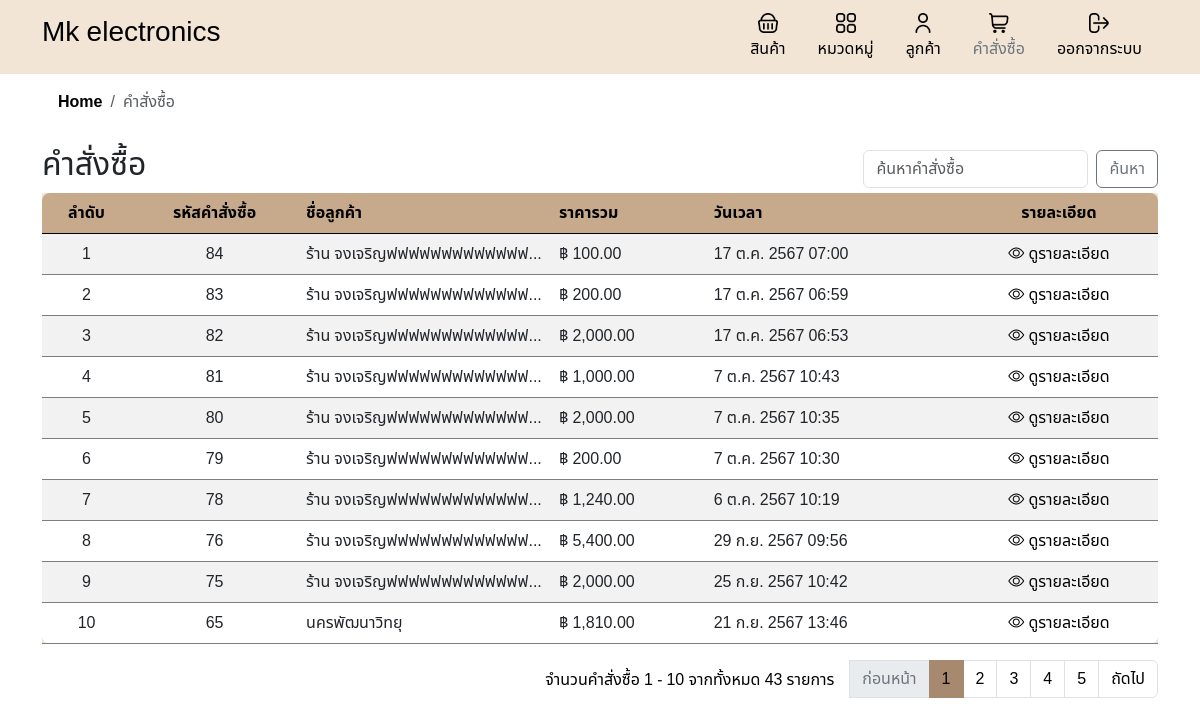
/order.php (signed in), run on the app's committed database.
### tables this page shows
CREATE TABLE `orders` (
  `order_id` int(11) NOT NULL,
  `customer_id` int(11) NOT NULL,
  `total_price` decimal(10,2) NOT NULL,
  `order_date` timestamp NOT NULL DEFAULT current_timestamp(),
  `company_id` int(11) DEFAULT NULL,
  `discount` decimal(10,2) DEFAULT NULL,
  `tax_rate` decimal(5,2) DEFAULT NULL
);

CREATE TABLE `customers` (
  `customer_id` int(11) NOT NULL,
  `customer_name` varchar(100) NOT NULL,
  `address` varchar(255) DEFAULT NULL,
  `district` varchar(100) DEFAULT NULL,
  `city` varchar(100) DEFAULT NULL,
  `province` varchar(100) DEFAULT NULL,
  `phonenumber` varchar(10) DEFAULT NULL,
  `created_at` timestamp NOT NULL DEFAULT current_timestamp()
);

### inc/functions.php (called while the page is built, shortened)
<?php
function formatThaiDate($timestamp, $short = false) {
    $thai_months = array(
        1 => 'ม.ค.', 'ก.พ.', 'มี.ค.', 'เม.ย.', 'พ.ค.', 'มิ.ย.',
        'ก.ค.', 'ส.ค.', 'ก.ย.', 'ต.ค.', 'พ.ย.', 'ธ.ค.'
    );
    $date = date('j', $timestamp);
    $month = $thai_months[date('n', $timestamp)];
    $year = date('Y', $timestamp) + 543;
    if ($short) {
        return "$date $month";
    } else {
        $time = date('H:i', $timestamp);
        return "$date $month $year $time";
    }
}
?>

### order.php (the view, shortened to what this page needs)
<?php
include 'header.php';
include 'db.php';
include 'inc/links.php';
include 'inc/functions.php';
$search = isset($_GET['search']) ? $_GET['search'] : '';
$records_per_page = 10;
$current_page = isset($_GET['page']) ? intval($_GET['page']) : 1;
$offset = ($current_page - 1) * $records_per_page;
$sql = "SELECT orders.order_id, customers.customer_name,
               SUM(order_items.total_price) as total_price,
               orders.order_date
        FROM orders
        LEFT JOIN order_items ON orders.order_id = order_items.order_id
        LEFT JOIN customers ON orders.customer_id = customers.customer_id
        WHERE order_items.is_cancelled = 0";
$sql .= " GROUP BY orders.order_id
          HAVING SUM(order_items.is_cancelled) = 0
          ORDER BY orders.order_date DESC
          LIMIT ? OFFSET ?";
$stmt = $conn->prepare($sql);
if ($search) {
    $search_param = "%$search%";
    $stmt->bind_param("sii", $search_param, $records_per_page, $offset);
} else {
    $stmt->bind_param("ii", $records_per_page, $offset);
}
$stmt->execute();
$result = $stmt->get_result();
$count_sql = "SELECT COUNT(DISTINCT orders.order_id) as total_records
              FROM orders
              LEFT JOIN order_items ON orders.order_id = order_items.order_id
              WHERE order_items.is_cancelled = 0";
if ($search) {
    $count_sql .= " AND orders.order_id LIKE     ?";
    $count_stmt = $conn->prepare($count_sql);
    $count_stmt->bind_param("s", $search_param);
    $count_stmt->execute();
    $count_result = $count_stmt->get_result();
} else {
    $count_result = $conn->query($count_sql);
}
$total_records = $count_result->fetch_assoc()['total_records'];
$total_pages = ceil($total_records / $records_per_page);
?>
<!DOCTYPE html>
<html lang="th">
<head>
</head>
<body>
    <div class="container">
        <nav aria-label="breadcrumb">
            <ol class="breadcrumb breadcrumb-chevron p-3 rounded -3">
                <li class="breadcrumb-item">
                    <a class="link-body-emphasis fw-semibold text-decoration-none" href="home.php">
                        Home</a>
                </li>
                <li class="breadcrumb-item active" aria-current="page">
                    คำสั่งซื้อ
                </li>
            </ol>
        </nav>
        <div class="d-flex justify-content-between align-items-center">
            <h2>คำสั่งซื้อ</h2>
            <div class="d-flex flex-grow-1 justify-content-end align-items-center gap-2">
                <form class="d-flex m-0" action="" method="get">
                    <input class="form-control me-2" type="search" name="search" placeholder="ค้นหาคำสั่งซื้อ"
                        aria-label="Search" value="<?php echo htmlspecialchars($search); ?>">
                    <button class="btn btn-outline-secondary custom-btn-t" type="submit">ค้นหา</button>
                </form>
            </div>
        </div>
        <div class="table-responsive">
            <table class="table table-striped">
                <thead>
                    <tr>
                        <th class='text-center'>ลำดับ</th>
                        <th class='text-center'>รหัสคำสั่งซื้อ</th>
                        <th>ชื่อลูกค้า</th>
                        <th>ราคารวม</th>
                        <th>วันเวลา</th>
                        <th class='text-center'>รายละเอียด</th>
                    </tr>
                </thead>
                <tbody>
                    <?php
                    if ($result->num_rows > 0) {
                        $row_number = $offset + 1;
                        while ($row = $result->fetch_assoc()) {
                            $formatted_date = formatThaiDate(strtotime($row['order_date']));
                            echo "<tr>
                                        <td class = 'text-center'>{$row_number}</td>
                                        <td class = 'text-center'>{$row['order_id']}</td>
                                        <td class='text-truncate' style='max-width: 150px; overflow: hidden; white-space: nowrap;' >{$row['customer_name']}</td>
                                        <td>฿ " . number_format(htmlspecialchars($row['total_price']), 2) . "</td>
                                        <td>{$formatted_date}</td>
                                        <td class = 'text-center'>
                                            <a href='detail_order.php?order_id=" . $row['order_id'] . "' class='custom-link'>
                                            <i class='bi bi-eye'></i> ดูรายละเอียด
                                            </a>";
                            echo "</td></tr>";
                            $row_number++;
                        }
                    } else {
                        echo "<tr><td colspan='6'>ไม่มีข้อมูลคำสั่งซื้อ</td></tr>";
                    }
                    ?>
                </tbody>
            </table>
            <nav aria-label="Page navigation example">
                <ul class="pagination justify-content-end">
                    <div class="mt-2 me-3">
                        <?php
                        $start_number = ($current_page - 1) * $records_per_page + 1;
                        $end_number = min($start_number + $records_per_page - 1, $total_records);
                        echo "จำนวนคำสั่งซื้อ $start_number - $end_number จากทั้งหมด $total_records รายการ";
                        ?>
                    </div>
                    <?php if ($current_page > 1): ?>
                        <li class="page-item">
                            <a class="page-link"
                                href="?page=<?php echo $current_page - 1; ?>&search=<?php echo urlencode($search); ?>">ก่อนหน้า</a>
                        </li>
                    <?php else: ?>
                        <li class="page-item disabled">
                            <a class="page-link">ก่อนหน้า</a>
                        </li>
                    <?php endif; ?>
                    <?php for ($i = 1; $i <= $total_pages; $i++): ?>
                        <li class="page-item <?php echo ($i == $current_page) ? 'active' : ''; ?>">
                            <a class="page-link" href="?page=<?php echo $i; ?>&search=<?php echo urlencode($search); ?>">
                                <?php echo $i; ?>
                            </a>
                        </li>
                    <?php endfor; ?>
                    <?php if ($current_page < $total_pages): ?>
                        <li class="page-item">
                            <a class="page-link"
                                href="?page=<?php echo $current_page + 1; ?>&search=<?php echo urlencode($search); ?>">ถัดไป</a>
                        </li>
                    <?php else: ?>
                        <li class="page-item disabled">
                            <a class="page-link">ถัดไป</a>
                        </li>
                    <?php endif; ?>
                </ul>
            </nav>
        </div>
    </div>
</body>
</html>

### style.css (style rules this page uses)
* { font-family: "Noto Sans Thai", sans-serif; }
html { overflow-y: scroll; }
body { font-family: "Noto Sans Thai", sans-serif; background-color: #ffffff; }
.table { width: 100%; margin-bottom: 1rem; color: #212529; background-color: #F2E5D5; overflow: hidden; }
.table td, .table th { background-color: #F2E5D5; border-color: #7e7e7e; }
.table-striped tbody tr:nth-of-type(odd) { background-color: rgba(242, 229, 213, 0.5); }
.table th, .table td { padding: 0.75rem; vertical-align: top; border-top: 1px solid #ffffff; text-align: left; }
.table thead th { vertical-align: bottom; border-bottom: 1px solid #000000; background-color: #C7A98B; color: #000; }
.table thead th:first-child { border-top-left-radius: 8px; }
.table thead th:last-child { border-top-right-radius: 8px; }
.table tbody tr:last-child td:first-child { border-bottom-left-radius: 8px; }
.table tbody tr:last-child td:last-child { border-bottom-right-radius: 8px; }
.table-responsive { display: block; width: 100%; overflow-x: auto; -webkit-overflow-scrolling: touch; -ms-overflow-style: -ms-autohiding-scrollbar; }
.custom-btn-t { background-color: #C7A98B; color: #000000; border: none; }
.pagination { color: #000; }
.page-item.active .page-link { background-color: #A6896F; border-color: #A6896F; color: #000000; }
.page-item .page-link { color: #000000; }
.page-item.disabled .page-link { color: #6c757d; }
.custom-link { color: #000; text-decoration: none; }
body { margin-bottom: 20px; padding: 0; background-color: #f8f9fa; }
.table th, .table td { vertical-align: middle; }
html, body { height: 100%; }

### data on the page
orders: order_id "84", customer.customer_name "ร้าน จงเจริญฟฟฟฟฟฟฟฟฟฟฟฟ…", total_price "100.00", order_date "17 ต.ค. 2567 07:00"
orders: order_id "83", customer.customer_name "ร้าน จงเจริญฟฟฟฟฟฟฟฟฟฟฟฟ…", total_price "200.00", order_date "17 ต.ค. 2567 06:59"
orders: order_id "82", customer.customer_name "ร้าน จงเจริญฟฟฟฟฟฟฟฟฟฟฟฟ…", total_price "2,000.00", order_date "17 ต.ค. 2567 06:53"
orders: order_id "81", customer.customer_name "ร้าน จงเจริญฟฟฟฟฟฟฟฟฟฟฟฟ…", total_price "1,000.00", order_date "7 ต.ค. 2567 10:43"
orders: order_id "80", customer.customer_name "ร้าน จงเจริญฟฟฟฟฟฟฟฟฟฟฟฟ…", total_price "2,000.00", order_date "7 ต.ค. 2567 10:35"
orders: order_id "79", customer.customer_name "ร้าน จงเจริญฟฟฟฟฟฟฟฟฟฟฟฟ…", total_price "200.00", order_date "7 ต.ค. 2567 10:30"
orders: order_id "78", customer.customer_name "ร้าน จงเจริญฟฟฟฟฟฟฟฟฟฟฟฟ…", total_price "1,240.00", order_date "6 ต.ค. 2567 10:19"
orders: order_id "76", customer.customer_name "ร้าน จงเจริญฟฟฟฟฟฟฟฟฟฟฟฟ…", total_price "5,400.00", order_date "29 ก.ย. 2567 09:56"
orders: order_id "75", customer.customer_name "ร้าน จงเจริญฟฟฟฟฟฟฟฟฟฟฟฟ…", total_price "2,000.00", order_date "25 ก.ย. 2567 10:42"
orders: order_id "65", customer.customer_name "นครพัฒนาวิทยุ", total_price "1,810.00", order_date "21 ก.ย. 2567 13:46"

### other printed values
$start_number "1"
$end_number "10"
$total_records "43"
